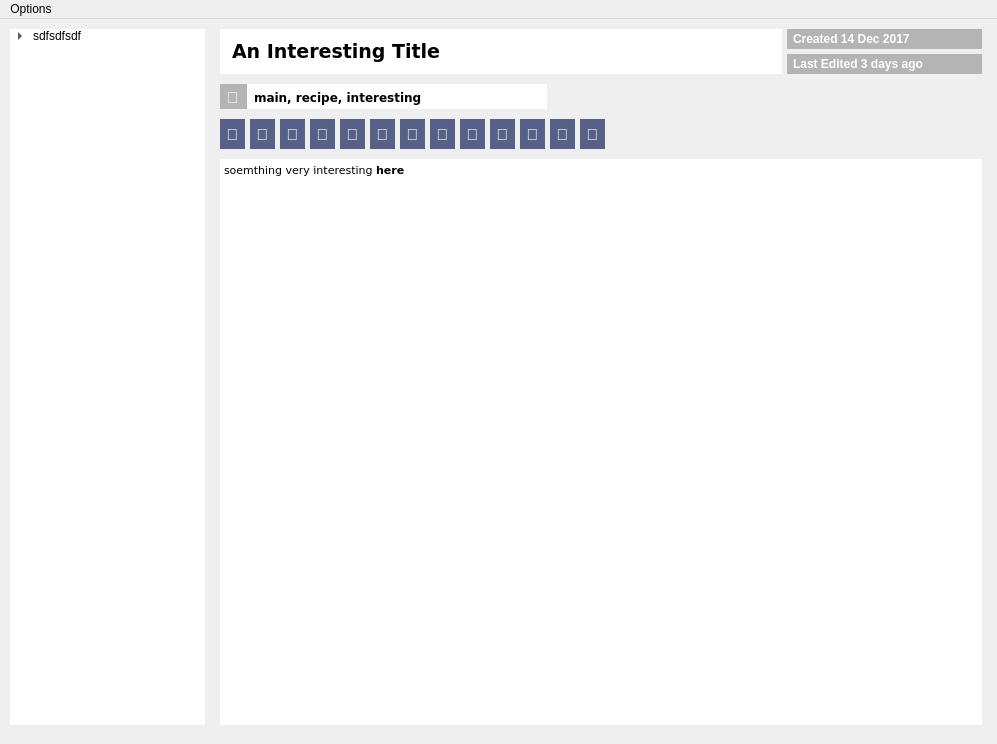
<?xml version="1.0" encoding="UTF-8"?>
<ui version="4.0">
 <class>MainWindow</class>
 <widget class="QMainWindow" name="MainWindow">
  <property name="geometry">
   <rect>
    <x>0</x>
    <y>0</y>
    <width>997</width>
    <height>744</height>
   </rect>
  </property>
  <property name="windowTitle">
   <string>MainWindow</string>
  </property>
  <widget class="QWidget" name="central_widget">
   <layout class="QHBoxLayout" name="horizontalLayout">
    <property name="spacing">
     <number>0</number>
    </property>
    <property name="leftMargin">
     <number>10</number>
    </property>
    <property name="topMargin">
     <number>10</number>
    </property>
    <property name="rightMargin">
     <number>10</number>
    </property>
    <property name="bottomMargin">
     <number>19</number>
    </property>
    <item>
     <widget class="QWidget" name="sidebar_container" native="true">
      <property name="sizePolicy">
       <sizepolicy hsizetype="Maximum" vsizetype="Preferred">
        <horstretch>0</horstretch>
        <verstretch>0</verstretch>
       </sizepolicy>
      </property>
      <property name="maximumSize">
       <size>
        <width>200</width>
        <height>16777215</height>
       </size>
      </property>
      <layout class="QVBoxLayout" name="verticalLayout">
       <property name="spacing">
        <number>0</number>
       </property>
       <property name="leftMargin">
        <number>0</number>
       </property>
       <property name="topMargin">
        <number>0</number>
       </property>
       <property name="rightMargin">
        <number>5</number>
       </property>
       <property name="bottomMargin">
        <number>0</number>
       </property>
       <item>
        <widget class="QTreeWidget" name="notes_treeview">
         <property name="styleSheet">
          <string notr="true">QTreeWidget{
border:none;
}</string>
         </property>
         <property name="horizontalScrollBarPolicy">
          <enum>Qt::ScrollBarAlwaysOff</enum>
         </property>
         <property name="headerHidden">
          <bool>true</bool>
         </property>
         <property name="columnCount">
          <number>1</number>
         </property>
         <column>
          <property name="text">
           <string>1</string>
          </property>
         </column>
         <item>
          <property name="text">
           <string>sdfsdfsdf</string>
          </property>
          <item>
           <property name="text">
            <string>sdfsdfsdfsdf</string>
           </property>
          </item>
         </item>
        </widget>
       </item>
      </layout>
     </widget>
    </item>
    <item>
     <widget class="QWidget" name="editor_container" native="true">
      <layout class="QVBoxLayout" name="verticalLayout_4">
       <property name="spacing">
        <number>0</number>
       </property>
       <property name="leftMargin">
        <number>5</number>
       </property>
       <property name="topMargin">
        <number>0</number>
       </property>
       <property name="rightMargin">
        <number>0</number>
       </property>
       <property name="bottomMargin">
        <number>0</number>
       </property>
       <item>
        <widget class="QWidget" name="title_container" native="true">
         <property name="sizePolicy">
          <sizepolicy hsizetype="Preferred" vsizetype="Fixed">
           <horstretch>0</horstretch>
           <verstretch>0</verstretch>
          </sizepolicy>
         </property>
         <property name="maximumSize">
          <size>
           <width>16777215</width>
           <height>50</height>
          </size>
         </property>
         <layout class="QHBoxLayout" name="horizontalLayout_4">
          <property name="spacing">
           <number>0</number>
          </property>
          <property name="leftMargin">
           <number>5</number>
          </property>
          <property name="topMargin">
           <number>0</number>
          </property>
          <property name="rightMargin">
           <number>5</number>
          </property>
          <property name="bottomMargin">
           <number>5</number>
          </property>
          <item>
           <widget class="QLineEdit" name="title_lineedit">
            <property name="sizePolicy">
             <sizepolicy hsizetype="Expanding" vsizetype="Expanding">
              <horstretch>0</horstretch>
              <verstretch>0</verstretch>
             </sizepolicy>
            </property>
            <property name="minimumSize">
             <size>
              <width>0</width>
              <height>45</height>
             </size>
            </property>
            <property name="font">
             <font>
              <family>DejaVu Sans</family>
              <pointsize>14</pointsize>
              <weight>75</weight>
              <bold>true</bold>
             </font>
            </property>
            <property name="styleSheet">
             <string notr="true">QLineEdit{
	border-width:			1px;
	border-color:			rgb(0, 0, 0);
	border-radius:			0px;
	padding:					10px;
	font-weight:			bold;
}
QLineEdit:focus{
	border-width:			1px;
	border-color:			rgb(255, 255, 255);
	border-radius:			0px;
	background-color: 	rgb(255, 255, 255);
	
}</string>
            </property>
            <property name="text">
             <string>An Interesting Title</string>
            </property>
           </widget>
          </item>
          <item>
           <widget class="QWidget" name="meta_container" native="true">
            <property name="maximumSize">
             <size>
              <width>200</width>
              <height>16777215</height>
             </size>
            </property>
            <layout class="QVBoxLayout" name="verticalLayout_2">
             <property name="spacing">
              <number>5</number>
             </property>
             <property name="leftMargin">
              <number>5</number>
             </property>
             <property name="topMargin">
              <number>0</number>
             </property>
             <property name="rightMargin">
              <number>0</number>
             </property>
             <property name="bottomMargin">
              <number>0</number>
             </property>
             <item>
              <widget class="QLabel" name="created_label">
               <property name="sizePolicy">
                <sizepolicy hsizetype="MinimumExpanding" vsizetype="MinimumExpanding">
                 <horstretch>0</horstretch>
                 <verstretch>0</verstretch>
                </sizepolicy>
               </property>
               <property name="styleSheet">
                <string notr="true">QLabel{
	
	background-color: rgb(180, 180, 180);
	color: 						rgb(255, 255, 255);
	padding:					3px;
	font-weight:			bold;
}</string>
               </property>
               <property name="text">
                <string>Created 14 Dec 2017</string>
               </property>
              </widget>
             </item>
             <item>
              <widget class="QLabel" name="lastedit_label">
               <property name="sizePolicy">
                <sizepolicy hsizetype="MinimumExpanding" vsizetype="Preferred">
                 <horstretch>0</horstretch>
                 <verstretch>0</verstretch>
                </sizepolicy>
               </property>
               <property name="minimumSize">
                <size>
                 <width>10</width>
                 <height>0</height>
                </size>
               </property>
               <property name="font">
                <font>
                 <weight>75</weight>
                 <bold>true</bold>
                </font>
               </property>
               <property name="styleSheet">
                <string notr="true">QLabel{
	
	background-color: rgb(180, 180, 180);
	color: 						rgb(255, 255, 255);
	padding:					3px;
	font-weight:			bold;
}</string>
               </property>
               <property name="text">
                <string>Last Edited 3 days ago</string>
               </property>
              </widget>
             </item>
            </layout>
           </widget>
          </item>
         </layout>
        </widget>
       </item>
       <item>
        <widget class="QWidget" name="tag_container" native="true">
         <property name="sizePolicy">
          <sizepolicy hsizetype="Preferred" vsizetype="Fixed">
           <horstretch>0</horstretch>
           <verstretch>0</verstretch>
          </sizepolicy>
         </property>
         <property name="minimumSize">
          <size>
           <width>0</width>
           <height>30</height>
          </size>
         </property>
         <property name="maximumSize">
          <size>
           <width>16777215</width>
           <height>30</height>
          </size>
         </property>
         <layout class="QHBoxLayout" name="horizontalLayout_3">
          <property name="spacing">
           <number>0</number>
          </property>
          <property name="leftMargin">
           <number>5</number>
          </property>
          <property name="topMargin">
           <number>5</number>
          </property>
          <property name="rightMargin">
           <number>5</number>
          </property>
          <property name="bottomMargin">
           <number>5</number>
          </property>
          <item>
           <widget class="QLabel" name="label">
            <property name="sizePolicy">
             <sizepolicy hsizetype="Maximum" vsizetype="Maximum">
              <horstretch>0</horstretch>
              <verstretch>0</verstretch>
             </sizepolicy>
            </property>
            <property name="minimumSize">
             <size>
              <width>0</width>
              <height>30</height>
             </size>
            </property>
            <property name="maximumSize">
             <size>
              <width>16777215</width>
              <height>30</height>
             </size>
            </property>
            <property name="font">
             <font>
              <pointsize>-1</pointsize>
              <weight>75</weight>
              <bold>true</bold>
             </font>
            </property>
            <property name="styleSheet">
             <string notr="true">QLabel{
	
	background-color: rgb(180, 180, 180);
	color: 						rgb(255, 255, 255);
	padding:					3px 3px 6px 3px;
	font-weight:			bold;
	font-size:					16px;
}</string>
            </property>
            <property name="text">
             <string></string>
            </property>
            <property name="alignment">
             <set>Qt::AlignLeading|Qt::AlignLeft|Qt::AlignVCenter</set>
            </property>
           </widget>
          </item>
          <item>
           <widget class="QLineEdit" name="tags_lineedit">
            <property name="sizePolicy">
             <sizepolicy hsizetype="Expanding" vsizetype="Fixed">
              <horstretch>0</horstretch>
              <verstretch>0</verstretch>
             </sizepolicy>
            </property>
            <property name="minimumSize">
             <size>
              <width>0</width>
              <height>30</height>
             </size>
            </property>
            <property name="maximumSize">
             <size>
              <width>300</width>
              <height>16777215</height>
             </size>
            </property>
            <property name="font">
             <font>
              <family>DejaVu Sans</family>
              <weight>75</weight>
              <bold>true</bold>
             </font>
            </property>
            <property name="styleSheet">
             <string notr="true">QLineEdit{
	border-width:			1px;
	border-color:			rgb(0, 0, 0);
	border-radius:			0px;
	padding:					5px 5px 8px 5px;
	font-weight:			bold;
}
QLineEdit:focus{
	border-width:			1px;
	border-color:			rgb(255, 255, 255);
	border-radius:			0px;
	background-color: 	rgb(255, 255, 255);
	
}</string>
            </property>
            <property name="text">
             <string>main, recipe, interesting</string>
            </property>
           </widget>
          </item>
          <item>
           <spacer name="horizontalSpacer_2">
            <property name="orientation">
             <enum>Qt::Horizontal</enum>
            </property>
            <property name="sizeHint" stdset="0">
             <size>
              <width>40</width>
              <height>20</height>
             </size>
            </property>
           </spacer>
          </item>
         </layout>
        </widget>
       </item>
       <item>
        <widget class="QWidget" name="body_container" native="true">
         <property name="sizePolicy">
          <sizepolicy hsizetype="Preferred" vsizetype="Expanding">
           <horstretch>0</horstretch>
           <verstretch>0</verstretch>
          </sizepolicy>
         </property>
         <layout class="QVBoxLayout" name="verticalLayout_3">
          <property name="spacing">
           <number>0</number>
          </property>
          <property name="leftMargin">
           <number>5</number>
          </property>
          <property name="topMargin">
           <number>5</number>
          </property>
          <property name="rightMargin">
           <number>5</number>
          </property>
          <property name="bottomMargin">
           <number>0</number>
          </property>
          <item>
           <widget class="QWidget" name="editortoolbar_container" native="true">
            <layout class="QHBoxLayout" name="horizontalLayout_5">
             <property name="spacing">
              <number>5</number>
             </property>
             <property name="leftMargin">
              <number>0</number>
             </property>
             <property name="topMargin">
              <number>5</number>
             </property>
             <property name="rightMargin">
              <number>5</number>
             </property>
             <property name="bottomMargin">
              <number>10</number>
             </property>
             <item>
              <widget class="QPushButton" name="delete_button">
               <property name="sizePolicy">
                <sizepolicy hsizetype="Fixed" vsizetype="Fixed">
                 <horstretch>0</horstretch>
                 <verstretch>0</verstretch>
                </sizepolicy>
               </property>
               <property name="minimumSize">
                <size>
                 <width>25</width>
                 <height>30</height>
                </size>
               </property>
               <property name="maximumSize">
                <size>
                 <width>25</width>
                 <height>16777215</height>
                </size>
               </property>
               <property name="toolTip">
                <string>Delete</string>
               </property>
               <property name="styleSheet">
                <string notr="true">QPushButton{
	
	background-color: rgb(87, 96, 134);
	color:					 	rgb(255, 255, 255);
	border-style:			none;
	font-weight:			bold;
	font:						url(:/font/Font Awesome 5 Free-Solid-900.otf);
	font-size:					16px;
	qproperty-alignment: AlignCenter;
	padding:					5px;
}
QPushButton:hover{	
	background-color: rgb(47, 175, 178);
}
QPushButton:checked{	
	background-color: rgb(53, 57, 66);
}


QPushButton:disabled{
	background-color: rgb(120, 121, 140);
}</string>
               </property>
               <property name="text">
                <string></string>
               </property>
              </widget>
             </item>
             <item>
              <widget class="QPushButton" name="bold_button">
               <property name="sizePolicy">
                <sizepolicy hsizetype="Fixed" vsizetype="Fixed">
                 <horstretch>0</horstretch>
                 <verstretch>0</verstretch>
                </sizepolicy>
               </property>
               <property name="minimumSize">
                <size>
                 <width>25</width>
                 <height>30</height>
                </size>
               </property>
               <property name="maximumSize">
                <size>
                 <width>25</width>
                 <height>16777215</height>
                </size>
               </property>
               <property name="toolTip">
                <string>Delete</string>
               </property>
               <property name="styleSheet">
                <string notr="true">QPushButton{
	
	background-color: rgb(87, 96, 134);
	color:					 	rgb(255, 255, 255);
	border-style:			none;
	font-weight:			bold;
	font:						url(:/font/Font Awesome 5 Free-Solid-900.otf);
	font-size:					16px;
	qproperty-alignment: AlignCenter;
	padding:					5px;
}
QPushButton:hover{	
	background-color: rgb(47, 175, 178);
}
QPushButton:checked{	
	background-color: rgb(53, 57, 66);
}


QPushButton:disabled{
	background-color: rgb(120, 121, 140);
}</string>
               </property>
               <property name="text">
                <string></string>
               </property>
              </widget>
             </item>
             <item>
              <widget class="QPushButton" name="italics_button">
               <property name="sizePolicy">
                <sizepolicy hsizetype="Fixed" vsizetype="Fixed">
                 <horstretch>0</horstretch>
                 <verstretch>0</verstretch>
                </sizepolicy>
               </property>
               <property name="minimumSize">
                <size>
                 <width>25</width>
                 <height>30</height>
                </size>
               </property>
               <property name="maximumSize">
                <size>
                 <width>25</width>
                 <height>16777215</height>
                </size>
               </property>
               <property name="toolTip">
                <string>Delete</string>
               </property>
               <property name="styleSheet">
                <string notr="true">QPushButton{
	
	background-color: rgb(87, 96, 134);
	color:					 	rgb(255, 255, 255);
	border-style:			none;
	font-weight:			bold;
	font:						url(:/font/Font Awesome 5 Free-Solid-900.otf);
	font-size:					16px;
	qproperty-alignment: AlignCenter;
	padding:					5px;
}
QPushButton:hover{	
	background-color: rgb(47, 175, 178);
}
QPushButton:checked{	
	background-color: rgb(53, 57, 66);
}


QPushButton:disabled{
	background-color: rgb(120, 121, 140);
}</string>
               </property>
               <property name="text">
                <string></string>
               </property>
              </widget>
             </item>
             <item>
              <widget class="QPushButton" name="underline_button">
               <property name="sizePolicy">
                <sizepolicy hsizetype="Fixed" vsizetype="Fixed">
                 <horstretch>0</horstretch>
                 <verstretch>0</verstretch>
                </sizepolicy>
               </property>
               <property name="minimumSize">
                <size>
                 <width>25</width>
                 <height>30</height>
                </size>
               </property>
               <property name="maximumSize">
                <size>
                 <width>25</width>
                 <height>16777215</height>
                </size>
               </property>
               <property name="toolTip">
                <string>Delete</string>
               </property>
               <property name="styleSheet">
                <string notr="true">QPushButton{
	
	background-color: rgb(87, 96, 134);
	color:					 	rgb(255, 255, 255);
	border-style:			none;
	font-weight:			bold;
	font:						url(:/font/Font Awesome 5 Free-Solid-900.otf);
	font-size:					16px;
	qproperty-alignment: AlignCenter;
	padding:					5px;
}
QPushButton:hover{	
	background-color: rgb(47, 175, 178);
}
QPushButton:checked{	
	background-color: rgb(53, 57, 66);
}


QPushButton:disabled{
	background-color: rgb(120, 121, 140);
}</string>
               </property>
               <property name="text">
                <string></string>
               </property>
              </widget>
             </item>
             <item>
              <widget class="QPushButton" name="headings_button">
               <property name="sizePolicy">
                <sizepolicy hsizetype="Fixed" vsizetype="Fixed">
                 <horstretch>0</horstretch>
                 <verstretch>0</verstretch>
                </sizepolicy>
               </property>
               <property name="minimumSize">
                <size>
                 <width>25</width>
                 <height>30</height>
                </size>
               </property>
               <property name="maximumSize">
                <size>
                 <width>25</width>
                 <height>16777215</height>
                </size>
               </property>
               <property name="toolTip">
                <string>Delete</string>
               </property>
               <property name="styleSheet">
                <string notr="true">QPushButton{
	
	background-color: rgb(87, 96, 134);
	color:					 	rgb(255, 255, 255);
	border-style:			none;
	font-weight:			bold;
	font:						url(:/font/Font Awesome 5 Free-Solid-900.otf);
	font-size:					16px;
	qproperty-alignment: AlignCenter;
	padding:					5px;
}
QPushButton:hover{	
	background-color: rgb(47, 175, 178);
}
QPushButton:checked{	
	background-color: rgb(53, 57, 66);
}


QPushButton:disabled{
	background-color: rgb(120, 121, 140);
}</string>
               </property>
               <property name="text">
                <string></string>
               </property>
              </widget>
             </item>
             <item>
              <widget class="QPushButton" name="quote_button">
               <property name="sizePolicy">
                <sizepolicy hsizetype="Fixed" vsizetype="Fixed">
                 <horstretch>0</horstretch>
                 <verstretch>0</verstretch>
                </sizepolicy>
               </property>
               <property name="minimumSize">
                <size>
                 <width>25</width>
                 <height>30</height>
                </size>
               </property>
               <property name="maximumSize">
                <size>
                 <width>25</width>
                 <height>16777215</height>
                </size>
               </property>
               <property name="toolTip">
                <string>Delete</string>
               </property>
               <property name="styleSheet">
                <string notr="true">QPushButton{
	
	background-color: rgb(87, 96, 134);
	color:					 	rgb(255, 255, 255);
	border-style:			none;
	font-weight:			bold;
	font:						url(:/font/Font Awesome 5 Free-Solid-900.otf);
	font-size:					16px;
	qproperty-alignment: AlignCenter;
	padding:					5px;
}
QPushButton:hover{	
	background-color: rgb(47, 175, 178);
}
QPushButton:checked{	
	background-color: rgb(53, 57, 66);
}


QPushButton:disabled{
	background-color: rgb(120, 121, 140);
}</string>
               </property>
               <property name="text">
                <string></string>
               </property>
              </widget>
             </item>
             <item>
              <widget class="QPushButton" name="align_button">
               <property name="sizePolicy">
                <sizepolicy hsizetype="Fixed" vsizetype="Fixed">
                 <horstretch>0</horstretch>
                 <verstretch>0</verstretch>
                </sizepolicy>
               </property>
               <property name="minimumSize">
                <size>
                 <width>25</width>
                 <height>30</height>
                </size>
               </property>
               <property name="maximumSize">
                <size>
                 <width>25</width>
                 <height>16777215</height>
                </size>
               </property>
               <property name="toolTip">
                <string>Delete</string>
               </property>
               <property name="styleSheet">
                <string notr="true">QPushButton{
	
	background-color: rgb(87, 96, 134);
	color:					 	rgb(255, 255, 255);
	border-style:			none;
	font-weight:			bold;
	font:						url(:/font/Font Awesome 5 Free-Solid-900.otf);
	font-size:					16px;
	qproperty-alignment: AlignCenter;
	padding:					5px;
}
QPushButton:hover{	
	background-color: rgb(47, 175, 178);
}
QPushButton:checked{	
	background-color: rgb(53, 57, 66);
}


QPushButton:disabled{
	background-color: rgb(120, 121, 140);
}</string>
               </property>
               <property name="text">
                <string></string>
               </property>
              </widget>
             </item>
             <item>
              <widget class="QPushButton" name="bulletpoint_button">
               <property name="sizePolicy">
                <sizepolicy hsizetype="Fixed" vsizetype="Fixed">
                 <horstretch>0</horstretch>
                 <verstretch>0</verstretch>
                </sizepolicy>
               </property>
               <property name="minimumSize">
                <size>
                 <width>25</width>
                 <height>30</height>
                </size>
               </property>
               <property name="maximumSize">
                <size>
                 <width>25</width>
                 <height>16777215</height>
                </size>
               </property>
               <property name="toolTip">
                <string>Delete</string>
               </property>
               <property name="styleSheet">
                <string notr="true">QPushButton{
	
	background-color: rgb(87, 96, 134);
	color:					 	rgb(255, 255, 255);
	border-style:			none;
	font-weight:			bold;
	font:						url(:/font/Font Awesome 5 Free-Solid-900.otf);
	font-size:					16px;
	qproperty-alignment: AlignCenter;
	padding:					5px;
}
QPushButton:hover{	
	background-color: rgb(47, 175, 178);
}
QPushButton:checked{	
	background-color: rgb(53, 57, 66);
}


QPushButton:disabled{
	background-color: rgb(120, 121, 140);
}</string>
               </property>
               <property name="text">
                <string></string>
               </property>
              </widget>
             </item>
             <item>
              <widget class="QPushButton" name="hyperlink_button">
               <property name="sizePolicy">
                <sizepolicy hsizetype="Fixed" vsizetype="Fixed">
                 <horstretch>0</horstretch>
                 <verstretch>0</verstretch>
                </sizepolicy>
               </property>
               <property name="minimumSize">
                <size>
                 <width>25</width>
                 <height>30</height>
                </size>
               </property>
               <property name="maximumSize">
                <size>
                 <width>25</width>
                 <height>16777215</height>
                </size>
               </property>
               <property name="toolTip">
                <string>Delete</string>
               </property>
               <property name="styleSheet">
                <string notr="true">QPushButton{
	
	background-color: rgb(87, 96, 134);
	color:					 	rgb(255, 255, 255);
	border-style:			none;
	font-weight:			bold;
	font:						url(:/font/Font Awesome 5 Free-Solid-900.otf);
	font-size:					16px;
	qproperty-alignment: AlignCenter;
	padding:					5px;
}
QPushButton:hover{	
	background-color: rgb(47, 175, 178);
}
QPushButton:checked{	
	background-color: rgb(53, 57, 66);
}


QPushButton:disabled{
	background-color: rgb(120, 121, 140);
}</string>
               </property>
               <property name="text">
                <string></string>
               </property>
              </widget>
             </item>
             <item>
              <widget class="QPushButton" name="togglehtml_button">
               <property name="sizePolicy">
                <sizepolicy hsizetype="Fixed" vsizetype="Fixed">
                 <horstretch>0</horstretch>
                 <verstretch>0</verstretch>
                </sizepolicy>
               </property>
               <property name="minimumSize">
                <size>
                 <width>25</width>
                 <height>30</height>
                </size>
               </property>
               <property name="maximumSize">
                <size>
                 <width>25</width>
                 <height>16777215</height>
                </size>
               </property>
               <property name="toolTip">
                <string>Delete</string>
               </property>
               <property name="styleSheet">
                <string notr="true">QPushButton{
	
	background-color: rgb(87, 96, 134);
	color:					 	rgb(255, 255, 255);
	border-style:			none;
	font-weight:			bold;
	font:						url(:/font/Font Awesome 5 Free-Solid-900.otf);
	font-size:					16px;
	qproperty-alignment: AlignCenter;
	padding:					5px;
}
QPushButton:hover{	
	background-color: rgb(47, 175, 178);
}
QPushButton:checked{	
	background-color: rgb(53, 57, 66);
}


QPushButton:disabled{
	background-color: rgb(120, 121, 140);
}</string>
               </property>
               <property name="text">
                <string></string>
               </property>
              </widget>
             </item>
             <item>
              <widget class="QPushButton" name="formatcode_button">
               <property name="sizePolicy">
                <sizepolicy hsizetype="Expanding" vsizetype="Fixed">
                 <horstretch>0</horstretch>
                 <verstretch>0</verstretch>
                </sizepolicy>
               </property>
               <property name="minimumSize">
                <size>
                 <width>25</width>
                 <height>30</height>
                </size>
               </property>
               <property name="maximumSize">
                <size>
                 <width>25</width>
                 <height>16777215</height>
                </size>
               </property>
               <property name="toolTip">
                <string>Delete</string>
               </property>
               <property name="styleSheet">
                <string notr="true">QPushButton{
	
	background-color: rgb(87, 96, 134);
	color:					 	rgb(255, 255, 255);
	border-style:			none;
	font-weight:			bold;
	font:						url(:/font/Font Awesome 5 Free-Solid-900.otf);
	font-size:					16px;
	qproperty-alignment: AlignCenter;
	padding:					3px;
}
QPushButton:hover{	
	background-color: rgb(47, 175, 178);
}
QPushButton:checked{	
	background-color: rgb(53, 57, 66);
}


QPushButton:disabled{
	background-color: rgb(120, 121, 140);
}</string>
               </property>
               <property name="text">
                <string></string>
               </property>
              </widget>
             </item>
             <item>
              <widget class="QPushButton" name="strikethrough_button">
               <property name="sizePolicy">
                <sizepolicy hsizetype="Fixed" vsizetype="Fixed">
                 <horstretch>0</horstretch>
                 <verstretch>0</verstretch>
                </sizepolicy>
               </property>
               <property name="minimumSize">
                <size>
                 <width>25</width>
                 <height>30</height>
                </size>
               </property>
               <property name="maximumSize">
                <size>
                 <width>25</width>
                 <height>16777215</height>
                </size>
               </property>
               <property name="toolTip">
                <string>Delete</string>
               </property>
               <property name="styleSheet">
                <string notr="true">QPushButton{
	
	background-color: rgb(87, 96, 134);
	color:					 	rgb(255, 255, 255);
	border-style:			none;
	font-weight:			bold;
	font:						url(:/font/Font Awesome 5 Free-Solid-900.otf);
	font-size:					16px;
	qproperty-alignment: AlignCenter;
	padding:					5px;
}
QPushButton:hover{	
	background-color: rgb(47, 175, 178);
}
QPushButton:checked{	
	background-color: rgb(53, 57, 66);
}


QPushButton:disabled{
	background-color: rgb(120, 121, 140);
}</string>
               </property>
               <property name="text">
                <string></string>
               </property>
              </widget>
             </item>
             <item>
              <widget class="QPushButton" name="sync_button">
               <property name="sizePolicy">
                <sizepolicy hsizetype="Fixed" vsizetype="Fixed">
                 <horstretch>0</horstretch>
                 <verstretch>0</verstretch>
                </sizepolicy>
               </property>
               <property name="minimumSize">
                <size>
                 <width>25</width>
                 <height>30</height>
                </size>
               </property>
               <property name="maximumSize">
                <size>
                 <width>25</width>
                 <height>16777215</height>
                </size>
               </property>
               <property name="toolTip">
                <string>Delete</string>
               </property>
               <property name="styleSheet">
                <string notr="true">QPushButton{
	
	background-color: rgb(87, 96, 134);
	color:					 	rgb(255, 255, 255);
	border-style:			none;
	font-weight:			bold;
	font:						url(:/font/Font Awesome 5 Free-Solid-900.otf);
	font-size:					16px;
	qproperty-alignment: AlignCenter;
	padding:					5px;
}
QPushButton:hover{	
	background-color: rgb(47, 175, 178);
}
QPushButton:checked{	
	background-color: rgb(53, 57, 66);
}


QPushButton:disabled{
	background-color: rgb(120, 121, 140);
}</string>
               </property>
               <property name="text">
                <string></string>
               </property>
              </widget>
             </item>
             <item>
              <spacer name="horizontalSpacer_3">
               <property name="orientation">
                <enum>Qt::Horizontal</enum>
               </property>
               <property name="sizeHint" stdset="0">
                <size>
                 <width>40</width>
                 <height>20</height>
                </size>
               </property>
              </spacer>
             </item>
            </layout>
           </widget>
          </item>
          <item>
           <widget class="QTextEdit" name="body_textedit">
            <property name="font">
             <font>
              <family>DejaVu Sans</family>
              <pointsize>12</pointsize>
             </font>
            </property>
            <property name="styleSheet">
             <string notr="true">QTextEdit{
	border:					none;
}

QScrollBar::vertical{
	border: 					none;
	background-color:   rgb(203, 203, 203);
    width:						10px;    
    margin: 					0px;
}

QScrollBar::handle:vertical {
	background-color: 	rgb(87, 96, 134);
	/*stop: 0  rgb(32, 47, 130), stop: 0.5 rgb(32, 47, 130),  stop:1 rgb(32, 47, 130));*/
	min-height: 0px;
}

QScrollBar::add-line:vertical {
	background-color: 	rgb(87, 96, 134);
	/*stop: 0  rgb(32, 47, 130), stop: 0.5 rgb(32, 47, 130),  stop:1 rgb(32, 47, 130));*/
	height: 0px;
    subcontrol-position: bottom;
    subcontrol-origin: margin;
}

QScrollBar::sub-line:vertical {
	 background-color: 	rgb(87, 96, 134);
    /* stop: 0  rgb(32, 47, 130), stop: 0.5 rgb(32, 47, 130),  stop:1 rgb(32, 47, 130));*/
     height: 0px;
     subcontrol-position: top;
     subcontrol-origin: margin;
}

QScrollBar::add-page:vertical, QScrollBar::sub-page:vertical {
    background: none;
}
</string>
            </property>
            <property name="html">
             <string>&lt;!DOCTYPE HTML PUBLIC &quot;-//W3C//DTD HTML 4.0//EN&quot; &quot;http://www.w3.org/TR/REC-html40/strict.dtd&quot;&gt;
&lt;html&gt;&lt;head&gt;&lt;meta name=&quot;qrichtext&quot; content=&quot;1&quot; /&gt;&lt;style type=&quot;text/css&quot;&gt;
p, li { white-space: pre-wrap; }
&lt;/style&gt;&lt;/head&gt;&lt;body style=&quot; font-family:'DejaVu Sans'; font-size:12pt; font-weight:400; font-style:normal;&quot;&gt;
&lt;p style=&quot; margin-top:0px; margin-bottom:0px; margin-left:0px; margin-right:0px; -qt-block-indent:0; text-indent:0px;&quot;&gt;&lt;span style=&quot; font-family:'MS Shell Dlg 2'; font-size:8.25pt;&quot;&gt;soemthing very interesting &lt;/span&gt;&lt;span style=&quot; font-family:'MS Shell Dlg 2'; font-size:8.25pt; font-weight:600;&quot;&gt;here&lt;/span&gt;&lt;/p&gt;&lt;/body&gt;&lt;/html&gt;</string>
            </property>
           </widget>
          </item>
         </layout>
        </widget>
       </item>
      </layout>
     </widget>
    </item>
   </layout>
  </widget>
  <widget class="QMenuBar" name="menubar">
   <property name="geometry">
    <rect>
     <x>0</x>
     <y>0</y>
     <width>997</width>
     <height>21</height>
    </rect>
   </property>
   <widget class="QMenu" name="menuOptions">
    <property name="title">
     <string>Options</string>
    </property>
    <addaction name="actionNew_notes_database"/>
    <addaction name="actionSave_database_copy_as"/>
    <addaction name="separator"/>
    <addaction name="actionPreferences"/>
    <addaction name="actionAbout"/>
   </widget>
   <addaction name="menuOptions"/>
  </widget>
  <action name="actionNew_notes_database">
   <property name="text">
    <string>New notes database</string>
   </property>
  </action>
  <action name="actionSave_database_copy_as">
   <property name="text">
    <string>Save database copy as...</string>
   </property>
  </action>
  <action name="actionPreferences">
   <property name="text">
    <string>Preferences</string>
   </property>
  </action>
  <action name="actionAbout">
   <property name="text">
    <string>About</string>
   </property>
  </action>
 </widget>
 <resources>
  <include location="main_resources.qrc"/>
 </resources>
 <connections/>
</ui>
